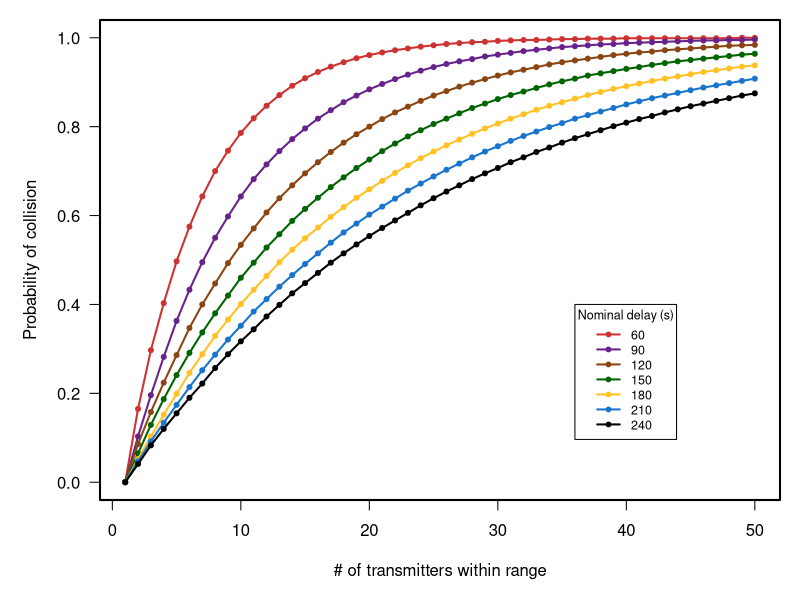

Here is the R script that generated this plot:
# SUPPLEMENT FOR MANUSCRIPT: THOMAS R BINDER, CHRISTOPHER M HOLBROOK, TODD A HAYDEN, AND CHARLES C KRUEGER. SPATIAL AND TEMPORAL VARIATION IN POSITIONING PROBABILITY OF ACOUSTIC TELEMETRY ARRAYS: FINE-SCALE VARIABILITY AND COMPLEX INTERACTIONS.

# SCRIPT FOR SIMULATING DETECTION (COLLISION PROBABILITY = 1 - DETECTION PROBABILITY) PROBABILITY BASED ON TRANSMITTER DELAY, BURST DURATION, AND NUMBER OF TRANSMITTERS WITHIN DETECTION RANGE
# SIMULATION ESTIMATES DETECTION PROBABILITY DUE ONLY TO COLLISIONS (I.E., NO OTHER VARIABLES INFLUENCE DETECTION PROBABILITY)

# INPUT ARGUMENTS
    # delayRng: Vector containing the minimum and maximum delay for transmitters in seconds
    # burstDur: Duration of a transmission; for VEMCO Global coding, use burstDur = 5.12
    # maxTags: Maximum number of transmitters within detection range at one time
    # nTrans: Number of transmitter histories to simulate

# OUTPUT: Dataframe containing summary statistics for the simulations 
    # nTags: Number of tags within detection range at one time
    # min: Minimum detection probability among simulated tags (nTrans)
    # q1: First quartile of detection probabilities among simulated tags (nTrans)
    # median: Median detection probability among simulated tags (nTrans)
    # q3: Third quartile of detection probabilities among simulated tags (nTrans)
    # max: Maximum detection probability among simulated tags (nTrans)
    # mean: Mean detection probability among simulated tags (nTrans)
    # expDetsPerHr: Expected number of detections per hour assuming perfect detection probability, given the number of tags within detection range (nTags)
    # totDetsPerHr: Observed number of detections per hour for a given number of tags (nTags)
    # effDelay: The effective delay of the transmitter after incorporating collisions
    # detsPerTagPerHr: Mean number of detections per hour per tag




# COLLISION SIMULATION FUNCTION:

calcCollisionProb = function(delayRng = c(500, 700), burstDur = 5.12, maxTags = 50, nTrans = 10000)
    {

	# preallocate objects
	pingHist = vector("list", length = maxTags) # transmission history (before collisions)
	collide = vector("list", length = maxTags) # list of logical value; indicates collision
	detProbs = data.frame(nTags = 1, min = 1, q1 = 1, med = 1, q3 = 1, max = 1, mean = 1) # preallocate and prefill first row
	pingHistObs = vector("list", length = maxTags) # observed detection history (after collisions)

    # define transmission and detection histories for each tag
    for (i in 1:maxTags)
      {
        # create transmission history; each list element is a tag, odd indices = start, even indices = end 
		# - draw transmissions from uniform distribution within delayRng
        pingStart = cumsum(runif(nTrans, delayRng[1], delayRng[2])+burstDur) #random start time 
        pingHist[[i]] = sort(c(pingStart, pingStart + burstDur))
    
        if(i>1)  # check to see if collide with any previous tag
          {
            for(j in 1:(i-1))
              {
                pingInts = findInterval(pingHist[[i]], pingHist[[j]]) # check to see if ith tag transmissions overlaps with any jth tag transissions
            
                collisions = (pingInts/2) != floor(pingInts/2) # logical indicates collision (TRUE) or nonCollision (FALSE)
            
                collide[[j]] = unique(c(collide[[j]], ceiling(pingInts[collisions]/2)))
                collide[[i]] = unique(c(collide[[i]], ceiling(row(as.matrix(collisions))[collisions]/2)))                  
              }
        
            detProb.k = 1 - (sapply(collide[1:i], length)/(sapply(pingHist[1:i], length)/2))
        
            detProbs[i,] = c(i, fivenum(detProb.k), mean(detProb.k))
                        
          }
    
         detProbs = round(detProbs, 3)  
      } #end i
  
      # calculate total number of hourly detects across all fish
      nomDelay = median(delayRng) # nominal delay
      expDetsPerTagPerHr = (3600/(nomDelay + burstDur)) #expected detects per tag per hour
    
      detProbs$expDetsPerHr = expDetsPerTagPerHr*detProbs$nTags
      detProbs$totDetsPerHr = round(with(detProbs, expDetsPerHr*mean), 0)
      detProbs$effDelay = round(with(detProbs, nomDelay*(1/mean)), 0) 
      detProbs$detsPerTagPerHr = round(with(detProbs, totDetsPerHr/nTags))
    
      return(detProbs)
    }



# EXAMPLE: USE OF FUNCTION TO PRODUCE FIG 9 IN THE BINDER ET AL. MANUSCRIPT

nominalDelay = c(60, 90, 120, 150, 180, 210, 240) # Define multiple nominal delays that will display on the same plot

# Maximum and minimum delays are nominal delay +/- 0.5 the nominal delay - input for function
minDelay = nominalDelay - 0.5*nominalDelay 
maxDelay = nominalDelay + 0.5*nominalDelay

burstDur = 5.12 # Set burst duration to 5.12 seconds - input to function

maxTags = 50 # Maximum number of tags within detection range - input to function

nTrans = 10000 # Number of transmitter histories to simulate - input to function

col = colors()[c(35,99,56,81,148,131, 261)] # Define a vector of colors to be looped through when creating the plot

# Loop through each delay in the 'nominalDelay' vector - run the collision probability function and produce a plot of calculated collision probability estimates for each nominal delay listed in 'nominalDelay' 
for(i in 1: length(nominalDelay))
    {

        temp = calcCollisionProb(delayRng=c(minDelay[i],maxDelay[i]), burstDur = burstDur, maxTags = maxTags, nTrans = nTrans) # Output is a dataframe containing summary statistics for the simulations
    
        if(i == 1){
            # Write plot to .png file
             png(filename = "CollisionProbabiity.png", bg = "transparent", height = 1000, width = 1000, pointsize = 32)
         
                par(mar = c(5,5,1,1))

                plot((1-mean)~nTags, data=temp, type='p', pch=20, ylim=c(0,1), xlab="# of transmitters within range", ylab="Probability of collision", col = col[i], las = 1) # Plot probability of collision by subtracting detection probability from 1
                box(lwd = 2)
                  points((1-mean)~nTags, data=temp, type='l', col = col[i], lwd = 2)
                legend(36, 0.4, col = col, legend = nominalDelay, lty = 1, pch = 20, lwd = 2, title = "Nominal delay (s)", cex = 0.75)    
        }else{ # if more than one nominal delay is specified, adds subsequent nominal delay simulations to the existing plot

                points((1-mean)~nTags, data=temp, pch=20, col = col[i])
                points((1-mean)~nTags, data=temp, type='l', col = col[i], lwd = 2)    

        }

    }    
        dev.off()              